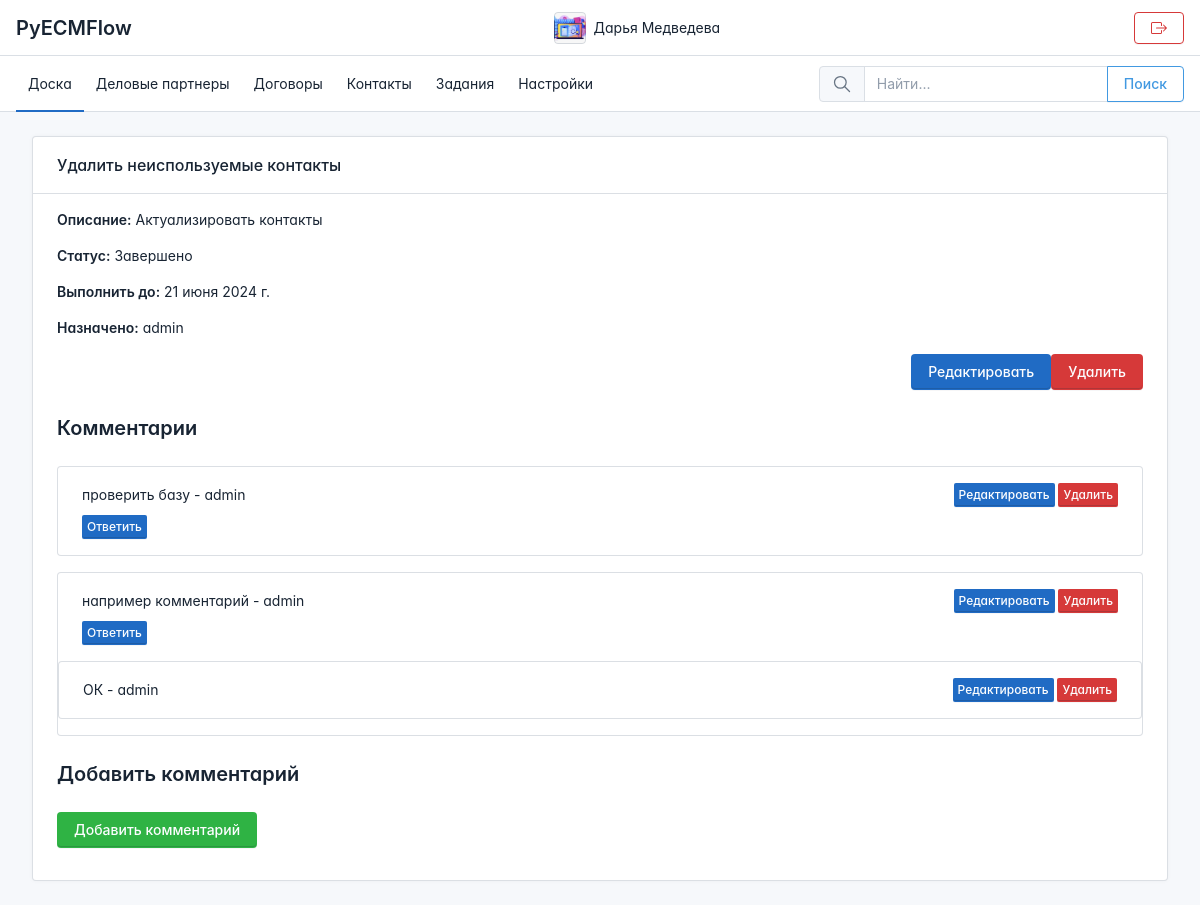
Page /tasks/15/ (signed in) on the committed database.
### apps/accounts/models.py (models this page shows, shortened)
class UserProfile(models.Model):
    user = models.OneToOneField(User, on_delete=models.CASCADE, related_name='profile',
                                verbose_name='Пользователь')
    email_address = models.EmailField(blank=True,
                                      verbose_name='Наименование')
    bio = models.TextField(blank=True, null=True,
                           verbose_name='О себе')
    phone_number = models.CharField(max_length=20, blank=True, null=True, verbose_name='Телефон')
    profile_picture = models.ImageField(upload_to='user_images', null=True, blank=True,
                                        verbose_name='Фото профиля')

### apps/tasks/models.py (models this page shows, shortened)
class Task(models.Model):
    TASK_STATUS_CHOICES = [
        ('Выполнить', 'Выполнить'),
        ('В процессе', 'В процессе'),
        ('Завершено', 'Завершено'),
        ('Отменено', 'Отменено'),
    ]
    title = models.CharField(max_length=100, default='Новое задание', verbose_name='Название')
    description = models.TextField(verbose_name='Описание')
    status = models.CharField(max_length=20, choices=TASK_STATUS_CHOICES, default='todo',
                              verbose_name='Статус')
    completed = models.BooleanField(default=False, verbose_name='Завершено')
    due_date = models.DateField(default=date.today, verbose_name='Срок выполнения')
    created_at = models.DateTimeField(auto_now_add=True, verbose_name='Дата создания')
    assigned_to = models.ForeignKey(User, on_delete=models.CASCADE, related_name='tasks',
                                    null=True, blank=True, verbose_name='Назначено')

class Comment(models.Model):
    task = models.ForeignKey(Task, on_delete=models.CASCADE, related_name='comments', verbose_name='Задача')
    user = models.ForeignKey(User, on_delete=models.CASCADE, related_name='comments',
                             verbose_name='Пользователь')
    content = models.TextField(verbose_name='Комментарий')
    created_at = models.DateTimeField(auto_now_add=True, verbose_name='Дата создания')
    parent = models.ForeignKey('self', null=True, blank=True, on_delete=models.CASCADE,
                               verbose_name='Исходный комментарий')

### apps/tasks/views.py (the view)
# urls.py: path('tasks/<int:task_id>/', views.task_detail, name='task_detail'),
@login_required
def task_detail(request, task_id):
    task = get_object_or_404(Task, id=task_id)
    top_level_comments = task.comments.filter(parent__isnull=True).order_by('-created_at')
    form = CommentForm()
    return render(request, 'apps/tasks/task_detail.html',
                  {'task': task, 'comments': top_level_comments, 'form': form})

### apps/tasks/forms.py
class CommentForm(forms.ModelForm):
    class Meta:
        model = Comment
        fields = ['content']

### templates/apps/tasks/task_detail.html (shortened to what this page needs)
{% extends 'base.html' %}
{% block content %}
  <div class="page">
    <div class="page-main">
      <div class="container">
        <div class="row">
          <div class="col-lg-12">
            <div class="card">
              <div class="card-header">
                <h3 class="card-title">{{ task.title }}</h3>
              </div>
              <div class="card-body">
                <p><strong>Описание:</strong> {{ task.description }}</p>
                <p><strong>Статус:</strong> {{ task.get_status_display }}</p>
                <p><strong>Выполнить до:</strong> {{ task.due_date }}</p>
                <p><strong>Назначено:</strong> {{ task.assigned_to }}</p>
                <div class="d-flex justify-content-end mb-4">
                  <a href="{% url 'tasks:task_update' task.id %}" class="btn btn-primary mr-2">Редактировать</a>
                  <a href="{% url 'tasks:task_delete' task.id %}" class="btn btn-danger">Удалить</a>
                </div>
                <h2 class="my-4">Комментарии</h2>
                {% for comment in comments %}
                  <div class="card mb-3">
                    <div class="card-body">
                      <div class="d-flex justify-content-between align-items-center">
                        <p class="card-text mb-0">{{ comment.content }} - <span class="font-weight-bold">{{ comment.user.username }}</span></p>
                        {% if comment.user == request.user %}
                          <div>
                            <a href="{% url 'tasks:comment_edit' comment.id %}" class="btn btn-primary btn-sm mr-2">Редактировать</a>
                            <a href="{% url 'tasks:comment_delete' comment.id %}" class="btn btn-danger btn-sm">Удалить</a>
                          </div>
                        {% endif %}
                      </div>
                      <button class="btn btn-primary btn-sm reply-btn mt-2">Ответить</button>
                    </div>
                    {% for reply in comment.comment_set.all %}
                      <div class="card mb-3 ml-5">
                        <div class="card-body">
                          <div class="d-flex justify-content-between align-items-center">
                            <p class="card-text mb-0">{{ reply.content }} - <span class="font-weight-bold">{{ reply.user.username }}</span></p>
                            {% if reply.user == request.user %}
                              <div>
                                <a href="{% url 'tasks:comment_edit' reply.id %}" class="btn btn-primary btn-sm mr-2">Редактировать</a>
                                <a href="{% url 'tasks:comment_delete' reply.id %}" class="btn btn-danger btn-sm">Удалить</a>
                              </div>
                            {% endif %}
                          </div>
                        </div>
                      </div>
                    {% endfor %}
                  </div>
                {% empty %}
                  <p>Комментариев нет</p>
                {% endfor %}
                <h2 class="my-4">Добавить комментарий</h2>
                <button id="showCommentForm" class="btn btn-success mb-3">Добавить комментарий</button>
              </div>
            </div>
          </div>
        </div>
      </div>
    </div>
  </div>
{% endblock %}

### templates/navigation.html (shortened to what this page needs)
<header class="navbar navbar-expand-md d-print-none" >
    <div class="container-xl">
        <h1 class="navbar-brand navbar-brand-autodark d-none-navbar-horizontal pe-0 pe-md-3" width="110" height="32">
            <a href="{% url 'dashboard:dashboard' %}">PyECMFlow</a>
        </h1>
        <div class="navbar-nav flex-row order-md-last">
            <div class="d-none d-md-flex">
                <div class="nav-item">
                    <a href="{% url 'accounts:profile' %}" class="nav-link d-flex lh-1 text-reset p-0" >
                        <span class="avatar avatar-sm" style="background-image: url({% if user.profile.profile_picture %}{{ user.profile.profile_picture.url }}{% else %}https://via.placeholder.com/150{% endif %})"></span>
                        <div class="d-none d-xl-block ps-2">
                            <div>{{ user.first_name }} {{ user.last_name }}</div>
                        </div>
                    </a>
                </div>
            </div>
        </div>
        <div class="navbar-nav flex-row order-md-last">
            <div class="d-none d-md-flex">
                <div class="nav-item">
                    <div class="d-none d-xl-block ps-2">
                        <a href="{% url 'accounts:login' %}" class="nav-link d-flex lh-1 text-reset p-0" >
                            <button type="button" class="btn btn-outline-danger"></button>
                        </a>
                    </div>
                </div>
            </div>
        </div>
    </div>
</header>
<header class="navbar-expand-md">
    <div class="collapse navbar-collapse" id="navbar-menu">
        <div class="navbar">
            <div class="container-xl">
                <ul class="navbar-nav">
                    <li class="nav-item active">
                        <a class="nav-link" href="{% url 'dashboard:dashboard' %}" >
                            <span class="nav-link-title ">Доска</span>
                        </a>
                    </li>
                    <li class="nav-item">
                        <a class="nav-link" href="{% url 'business_partner:businesspartner_list' %}">
                            <span class="nav-link-title">Деловые партнеры</span>
                        </a>
                    </li>
                    <li class="nav-item">
                        <a class="nav-link" href="{% url 'contracts:contracts_list' %}" >
                            <span class="nav-link-title">Договоры</span>
                        </a>
                    </li>
                    <li class="nav-item">
                        <a class="nav-link" href="{% url 'contact:contact_list' %}" >
                            <span class="nav-link-title">Контакты</span>
                        </a>
                    </li>
                    <li class="nav-item">
                        <a class="nav-link" href="{% url 'tasks:task_list' %}" >
                            <span class="nav-link-title">Задания</span>
                        </a>
                    </li>
                    {% if request.user.is_staff %}
                    <li class="nav-item">
                        <a class="nav-link" href="{% url 'admin:index' %}" >
                            <span class="nav-link-title">Настройки</span>
                        </a>
                    </li>
                    {% endif %}
                </ul>
            <div class="my-2 my-md-0 flex-grow-1 flex-md-grow-0 order-first order-md-last">
                <form id="search-form" action="{% url 'search:search' %}" method="get" autocomplete="off" novalidate>
                    <div class="input-group">
                        <span class="input-group-text">
                        </span>
                        <input id="search-input" type="text" name="q" value="" class="form-control" placeholder="Найти..." aria-label="Search the website">
                        <button class="btn btn-outline-info" type="submit">Поиск</button>
                    </div>
                </form>
            </div>
            </div>
        </div>
    </div>
</header>

### templates/base.html (style rules this page uses)
:root { --tblr-font-sans-serif: 'Inter Var', -apple-system, BlinkMacSystemFont, San Francisco, Segoe UI, Roboto, Helvetica Neue, sans-serif; }
body { font-feature-settings: "cv03", "cv04", "cv11"; }

### rows in the picture
Task: title "Удалить неиспользуемые контакты", description "Актуализировать контакты", status "Завершено", due_date "21 июня 2024 г.", assigned_to "admin"
Comment: content "проверить базу", user.username "admin", shows "Редактировать"
Comment: content "например комментарий", user.username "admin", shows "Редактировать"
Comment: content "ОК", user.username "admin", shows "Редактировать"

### other values in the picture
{{ user.first_name }} "Дарья"
{{ user.last_name }} "Медведева"
